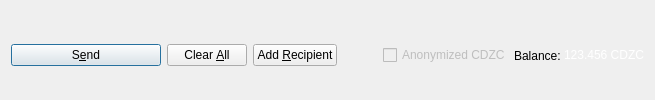
         <widget class="QFrame" name="frame_Send">
          <layout class="QHBoxLayout" name="horizontalLayout">
           <property name="bottomMargin">
            <number>0</number>
           </property>
           <item>
            <widget class="QPushButton" name="sendButton">
             <property name="minimumSize">
              <size>
               <width>150</width>
               <height>0</height>
              </size>
             </property>
             <property name="toolTip">
              <string>Confirm the send action</string>
             </property>
             <property name="text">
              <string>S&amp;end</string>
             </property>
             <property name="icon">
              <iconset resource="../cryptodezirecash.qrc">
               <normaloff>:/icons/send</normaloff>:/icons/send</iconset>
             </property>
             <property name="autoDefault">
              <bool>false</bool>
             </property>
             <property name="default">
              <bool>true</bool>
             </property>
            </widget>
           </item>
           <item>
            <widget class="QPushButton" name="clearButton">
             <property name="sizePolicy">
              <sizepolicy hsizetype="Minimum" vsizetype="Fixed">
               <horstretch>0</horstretch>
               <verstretch>0</verstretch>
              </sizepolicy>
             </property>
             <property name="toolTip">
              <string>Clear all fields of the form.</string>
             </property>
             <property name="text">
              <string>Clear &amp;All</string>
             </property>
             <property name="icon">
              <iconset resource="../cryptodezirecash.qrc">
               <normaloff>:/icons/remove</normaloff>:/icons/remove</iconset>
             </property>
             <property name="autoDefault">
              <bool>false</bool>
             </property>
            </widget>
           </item>
           <item>
            <widget class="QPushButton" name="addButton">
             <property name="toolTip">
              <string>Send to multiple recipients at once</string>
             </property>
             <property name="text">
              <string>Add &amp;Recipient</string>
             </property>
             <property name="icon">
              <iconset resource="../cryptodezirecash.qrc">
               <normaloff>:/icons/add</normaloff>:/icons/add</iconset>
             </property>
             <property name="autoDefault">
              <bool>false</bool>
             </property>
            </widget>
           </item>
           <item>
            <spacer name="horizontalSpacer">
             <property name="orientation">
              <enum>Qt::Horizontal</enum>
             </property>
             <property name="sizeHint" stdset="0">
              <size>
               <width>40</width>
               <height>20</height>
              </size>
             </property>
            </spacer>
           </item>
           <item>
            <layout class="QHBoxLayout" name="horizontalLayout_2">
             <property name="spacing">
              <number>3</number>
             </property>
             <item>
              <widget class="QCheckBox" name="checkzCDZC">
               <property name="enabled">
                <bool>false</bool>
               </property>
               <property name="text">
                <string>Anonymized CDZC</string>
               </property>
              </widget>
             </item>
             <item>
              <widget class="QLabel" name="label">
               <property name="text">
                <string>Balance:</string>
               </property>
              </widget>
             </item>
             <item>
              <widget class="QLabel" name="labelBalance">
               <property name="sizePolicy">
                <sizepolicy hsizetype="Preferred" vsizetype="Fixed">
                 <horstretch>0</horstretch>
                 <verstretch>0</verstretch>
                </sizepolicy>
               </property>
               <property name="cursor">
                <cursorShape>IBeamCursor</cursorShape>
               </property>
                <property name="styleSheet">
                     <string notr="true">color:#ffffff;</string>
                </property>
               <property name="text">
                <string notr="true">123.456 CDZC</string>
               </property>
               <property name="textInteractionFlags">
                <set>Qt::LinksAccessibleByMouse|Qt::TextSelectableByKeyboard|Qt::TextSelectableByMouse</set>
               </property>
              </widget>
             </item>
            </layout>
           </item>
          </layout>
         </widget>
